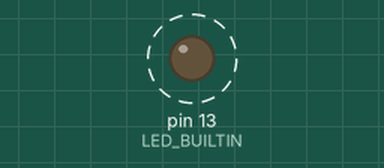
Simulated run of this sketch. Board: Arduino Uno, built with avr-gcc and run on an emulated ATmega328P. Shown: output pins drawn as LEDs (lit = HIGH). Dashed ring = blinking. What the sketch prints to the serial monitor is not drawn.

Above: at 0.6 s.
Timing chart, 0 to 3.0 s (numbered marks = the images above):
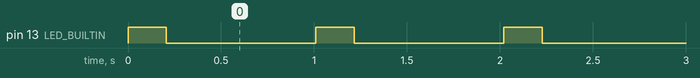

The sketch:

03_elapsed_time.ino
```cpp
// Lesson 02, Exercise 03: measure intervals, not host display times.
const unsigned int logOff = 0;
const unsigned int logInfo = 1;
const unsigned int logDebug = 2;
const unsigned int configuredLogLevel = logDebug;
const unsigned long onTimeMs = 200;
const unsigned long offTimeMs = 800;

unsigned long completedCycles = 0;
unsigned long previousOnMs = 0;
bool havePreviousOn = false;
bool diagnosticsStarted = false;

bool shouldLog(unsigned int level) {
  return Serial && configuredLogLevel >= level;
}

void logEdge(const char* state, unsigned long eventMs) {
  if (!shouldLog(logDebug)) {
    return;
  }
  Serial.print("level=DEBUG event=led_changed t_ms=");
  Serial.print(eventMs);
  Serial.print(" completed_cycles=");
  Serial.print(completedCycles);
  Serial.print(" led=");
  Serial.println(state);
}

void setup() {
  pinMode(LED_BUILTIN, OUTPUT);
  digitalWrite(LED_BUILTIN, LOW);
  Serial.begin(115200);
}

void loop() {
  if (!diagnosticsStarted && shouldLog(logInfo)) {
    Serial.print("level=INFO event=config on_ms=");
    Serial.print(onTimeMs);
    Serial.print(" off_ms=");
    Serial.print(offTimeMs);
    Serial.print(" log_level=");
    Serial.println(configuredLogLevel);
    diagnosticsStarted = true;
  }

  digitalWrite(LED_BUILTIN, HIGH);
  const unsigned long onAtMs = millis();
  const bool periodAvailable = havePreviousOn;
  const unsigned long periodMs = onAtMs - previousOnMs;
  previousOnMs = onAtMs;
  havePreviousOn = true;
  logEdge("ON", onAtMs);
  delay(onTimeMs);

  digitalWrite(LED_BUILTIN, LOW);
  const unsigned long offAtMs = millis();
  const unsigned long observedOnMs = offAtMs - onAtMs;
  logEdge("OFF", offAtMs);
  delay(offTimeMs);
  const unsigned long cycleFinishedAtMs = millis();
  completedCycles++;

  if (shouldLog(logInfo)) {
    Serial.print("level=INFO event=cycle_finished t_ms=");
    Serial.print(cycleFinishedAtMs);
    Serial.print(" completed_cycles=");
    Serial.print(completedCycles);
    Serial.print(" observed_on_ms=");
    Serial.print(observedOnMs);
    Serial.print(" previous_on_to_this_on_ms=");
    if (periodAvailable) {
      Serial.println(periodMs);
    } else {
      Serial.println("NA");
    }
  }
}
```

Measured:
- by itself, pin 13 (LED_BUILTIN): alternates HIGH for 0.21 s and LOW for 0.81 s
